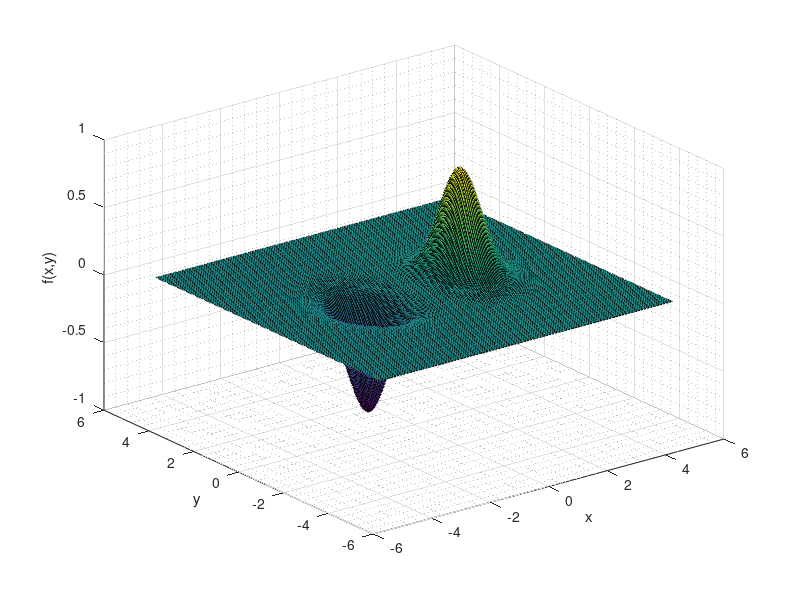

MATLAB code to generate this figure: (Note: this script raises an error after producing the figure.)
f=@(x,y)(x.^5.*exp(-x.^2-y.^2));

x = -5 : 0.05 : 5; 
y = -5 : 0.05 : 5;
[X,Y] = meshgrid(x,y);

figure
surf (X ,Y , f(X,Y))
xlabel('x'); 
ylabel('y'); 
zlabel('f(x,y)');
grid on
grid minor

figure
fcontour(fhandle,[-5 5 -5 5],'LevelList', -1.5:0.1:1.5);
xlabel('x'); 
ylabel('y');
colorbar